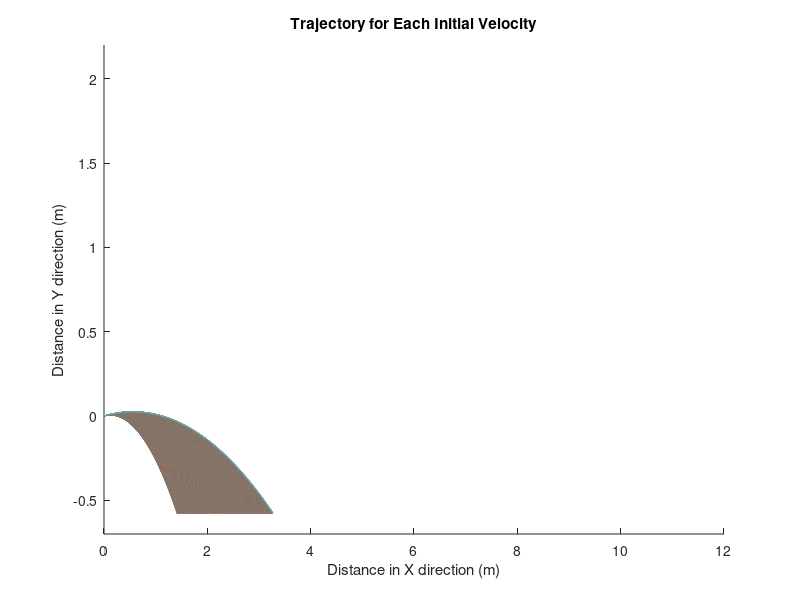

Reproduce this figure in MATLAB.
clear
clc
close all

%Constants
g=9.81;
r=0.02;
A=pi*r^2;
Cd=0.47;
rho=1.225;
m=0.025;
h=-0.580;
Vt=sqrt((2*m*g)/(Cd*rho*A));
t=linspace(0,1.5,1000);
m_sp=0.1377;
m_fsp=(4/pi^2)*0.1377;
m_p=0.070;
M=m_p+m_fsp+m;
%Magnitude of Initial Velocity
Vmax=8;
Vmin=3.8;
Vv=linspace(Vmin,Vmax,1000);

%Angle

O=input('What is the angle in degrees you want for the trajectory');
O=(O*(pi/180));
%Matrixes
Vn=zeros(1000,1000);
x=linspace(0,0,1000);
y=linspace(0,0,1000);
V=linspace(0,0,1000);
y_d=linspace(0,0,1000);
X=zeros(1000,1000);
Y=zeros(1000,1000);

for n=1:1000
V_0=Vv(n)*sin(O);
U_0=Vv(n)*cos(O);
V=Vt.*((V_0-Vt*tan(g*t/Vt))./(Vt+V_0.*tan(g.*t./Vt)));
x=(Vt^2/g).*log((Vt^2+g*U_0.*t)./Vt^2);
y=(Vt^2/(2*g))*log((V_0.^2+Vt^2)./(V.^2+Vt^2));
X(n,:)=x;
Y(n,:)=y;

for i=1:1000
   if y(i)>=h
    y_d(i)=y(i);
   else 
       y_d(i)=NaN;
   end
end
hold on
plot(x,y_d)
xlabel('Distance in X direction (m)')
ylabel('Distance in Y direction (m)')
title('Trajectory for Each Initial Velocity')
ylim([-0.70,2.2]);
end


F=zeros(1000);

for i=1:1000 
    for n=1:1000
if Y(i,n)>=h
    F(i,n)=X(i,n);
else
    F(i,n)=0;
end 
    end
end
%Distance between the target and the apparatus 
d=max(F'); %#ok<UDIM>

C_eff=1; %Efficiency of the energy conservation

%The minimum k of the Spring needed
cmax=input('What is the maximum compression distance you want in metres');

k_min=(((M*((Vmax^2)+g*cmax*2*sin(O)))/(cmax^2)))/C_eff;
k_min_mm=k_min/1000;
disp('The minimum k in N/mm is')
disp(k_min_mm)
disp('The minimum k in N/m is')
disp(k_min)

%How much the Spring should be compressed for a given d
k=input('What is the k you want in N/m');

if k_min<=k 
Given_distance=input('What is the given distance');

L=linspace(0,0,1000);
for i=1:1000 
if d(i)>=Given_distance
    L(i)=d(i);
else
    L(i)=NaN;
end 
end
Lmin=min(L);
i=find(L==Lmin);

a=k;
b=-2*g*(sin(O))*(M);
f=-(M)*((Vv(i))^2);
e=sqrt((b^2)-(4*a*f));
c=(-b+e)/(2*a);
disp('The minimum compressed distance in centimetres is in metres')
disp(c*100)

else
    disp('The Spring Constant should be higher, this value cannot provide enough energy for the maximum compression value entered')
end

%Energy needed to be stored in the Spring

Ep=(((M*(0.5*(Vv(i)^2)+g*c*sin(O)))))/C_eff;

%KE at release
KE=(0.5*m*((Vv(i)^2)));

%Initial Velocity
Vi=(Vv(i));


